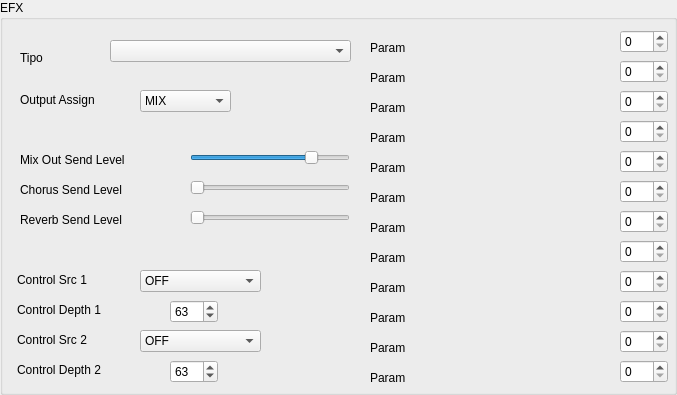
            <widget class="QGroupBox" name="groupBox_13">
             <property name="title">
              <string>EFX</string>
             </property>
             <widget class="QLabel" name="perfParamLbl_25">
              <property name="geometry">
               <rect>
                <x>370</x>
                <y>40</y>
                <width>231</width>
                <height>16</height>
               </rect>
              </property>
              <property name="text">
               <string>Param</string>
              </property>
             </widget>
             <widget class="QSpinBox" name="perfParam_25">
              <property name="geometry">
               <rect>
                <x>620</x>
                <y>30</y>
                <width>48</width>
                <height>23</height>
               </rect>
              </property>
              <property name="maximum">
               <number>127</number>
              </property>
              <property name="value">
               <number>0</number>
              </property>
             </widget>
             <widget class="QLabel" name="perfParamLbl_26">
              <property name="geometry">
               <rect>
                <x>370</x>
                <y>70</y>
                <width>241</width>
                <height>16</height>
               </rect>
              </property>
              <property name="text">
               <string>Param</string>
              </property>
             </widget>
             <widget class="QSpinBox" name="perfParam_26">
              <property name="geometry">
               <rect>
                <x>620</x>
                <y>60</y>
                <width>48</width>
                <height>23</height>
               </rect>
              </property>
              <property name="maximum">
               <number>127</number>
              </property>
              <property name="value">
               <number>0</number>
              </property>
             </widget>
             <widget class="QLabel" name="perfParamLbl_27">
              <property name="geometry">
               <rect>
                <x>370</x>
                <y>100</y>
                <width>241</width>
                <height>16</height>
               </rect>
              </property>
              <property name="text">
               <string>Param</string>
              </property>
             </widget>
             <widget class="QSpinBox" name="perfParam_27">
              <property name="geometry">
               <rect>
                <x>620</x>
                <y>90</y>
                <width>48</width>
                <height>23</height>
               </rect>
              </property>
              <property name="maximum">
               <number>127</number>
              </property>
              <property name="value">
               <number>0</number>
              </property>
             </widget>
             <widget class="QSpinBox" name="perfParam_28">
              <property name="geometry">
               <rect>
                <x>620</x>
                <y>120</y>
                <width>48</width>
                <height>23</height>
               </rect>
              </property>
              <property name="maximum">
               <number>127</number>
              </property>
              <property name="value">
               <number>0</number>
              </property>
             </widget>
             <widget class="QLabel" name="perfParamLbl_28">
              <property name="geometry">
               <rect>
                <x>370</x>
                <y>130</y>
                <width>241</width>
                <height>16</height>
               </rect>
              </property>
              <property name="text">
               <string>Param</string>
              </property>
             </widget>
             <widget class="QSpinBox" name="perfParam_29">
              <property name="geometry">
               <rect>
                <x>620</x>
                <y>150</y>
                <width>48</width>
                <height>23</height>
               </rect>
              </property>
              <property name="maximum">
               <number>127</number>
              </property>
              <property name="value">
               <number>0</number>
              </property>
             </widget>
             <widget class="QLabel" name="perfParamLbl_29">
              <property name="geometry">
               <rect>
                <x>370</x>
                <y>160</y>
                <width>241</width>
                <height>16</height>
               </rect>
              </property>
              <property name="text">
               <string>Param</string>
              </property>
             </widget>
             <widget class="QSpinBox" name="perfParam_30">
              <property name="geometry">
               <rect>
                <x>620</x>
                <y>180</y>
                <width>48</width>
                <height>23</height>
               </rect>
              </property>
              <property name="maximum">
               <number>127</number>
              </property>
              <property name="value">
               <number>0</number>
              </property>
             </widget>
             <widget class="QLabel" name="perfParamLbl_30">
              <property name="geometry">
               <rect>
                <x>370</x>
                <y>190</y>
                <width>241</width>
                <height>16</height>
               </rect>
              </property>
              <property name="text">
               <string>Param</string>
              </property>
             </widget>
             <widget class="QSpinBox" name="perfParam_31">
              <property name="geometry">
               <rect>
                <x>620</x>
                <y>210</y>
                <width>48</width>
                <height>23</height>
               </rect>
              </property>
              <property name="maximum">
               <number>127</number>
              </property>
              <property name="value">
               <number>0</number>
              </property>
             </widget>
             <widget class="QLabel" name="perfParamLbl_31">
              <property name="geometry">
               <rect>
                <x>370</x>
                <y>220</y>
                <width>241</width>
                <height>16</height>
               </rect>
              </property>
              <property name="text">
               <string>Param</string>
              </property>
             </widget>
             <widget class="QSpinBox" name="perfParam_32">
              <property name="geometry">
               <rect>
                <x>620</x>
                <y>240</y>
                <width>48</width>
                <height>23</height>
               </rect>
              </property>
              <property name="maximum">
               <number>127</number>
              </property>
              <property name="value">
               <number>0</number>
              </property>
             </widget>
             <widget class="QLabel" name="perfParamLbl_32">
              <property name="geometry">
               <rect>
                <x>370</x>
                <y>250</y>
                <width>241</width>
                <height>16</height>
               </rect>
              </property>
              <property name="text">
               <string>Param</string>
              </property>
             </widget>
             <widget class="QSpinBox" name="perfParam_33">
              <property name="geometry">
               <rect>
                <x>620</x>
                <y>270</y>
                <width>48</width>
                <height>23</height>
               </rect>
              </property>
              <property name="maximum">
               <number>127</number>
              </property>
              <property name="value">
               <number>0</number>
              </property>
             </widget>
             <widget class="QLabel" name="perfParamLbl_33">
              <property name="geometry">
               <rect>
                <x>370</x>
                <y>280</y>
                <width>241</width>
                <height>16</height>
               </rect>
              </property>
              <property name="text">
               <string>Param</string>
              </property>
             </widget>
             <widget class="QSpinBox" name="perfParam_34">
              <property name="geometry">
               <rect>
                <x>620</x>
                <y>300</y>
                <width>48</width>
                <height>23</height>
               </rect>
              </property>
              <property name="maximum">
               <number>127</number>
              </property>
              <property name="value">
               <number>0</number>
              </property>
             </widget>
             <widget class="QLabel" name="perfParamLbl_34">
              <property name="geometry">
               <rect>
                <x>370</x>
                <y>310</y>
                <width>241</width>
                <height>16</height>
               </rect>
              </property>
              <property name="text">
               <string>Param</string>
              </property>
             </widget>
             <widget class="QSpinBox" name="perfParam_35">
              <property name="geometry">
               <rect>
                <x>620</x>
                <y>330</y>
                <width>48</width>
                <height>23</height>
               </rect>
              </property>
              <property name="maximum">
               <number>127</number>
              </property>
              <property name="value">
               <number>0</number>
              </property>
             </widget>
             <widget class="QLabel" name="perfParamLbl_35">
              <property name="geometry">
               <rect>
                <x>370</x>
                <y>340</y>
                <width>241</width>
                <height>16</height>
               </rect>
              </property>
              <property name="text">
               <string>Param</string>
              </property>
             </widget>
             <widget class="QSpinBox" name="perfParam_36">
              <property name="geometry">
               <rect>
                <x>620</x>
                <y>360</y>
                <width>48</width>
                <height>23</height>
               </rect>
              </property>
              <property name="maximum">
               <number>127</number>
              </property>
              <property name="value">
               <number>0</number>
              </property>
             </widget>
             <widget class="QLabel" name="perfParamLbl_36">
              <property name="geometry">
               <rect>
                <x>370</x>
                <y>370</y>
                <width>241</width>
                <height>16</height>
               </rect>
              </property>
              <property name="text">
               <string>Param</string>
              </property>
             </widget>
             <widget class="QSpinBox" name="perfCtrlDepth1_3">
              <property name="geometry">
               <rect>
                <x>170</x>
                <y>300</y>
                <width>48</width>
                <height>23</height>
               </rect>
              </property>
              <property name="maximum">
               <number>126</number>
              </property>
              <property name="value">
               <number>63</number>
              </property>
             </widget>
             <widget class="QLabel" name="label_91">
              <property name="geometry">
               <rect>
                <x>17</x>
                <y>360</y>
                <width>101</width>
                <height>20</height>
               </rect>
              </property>
              <property name="text">
               <string>Control Depth 2</string>
              </property>
             </widget>
             <widget class="QSpinBox" name="perfCtrlDepth2_3">
              <property name="geometry">
               <rect>
                <x>170</x>
                <y>360</y>
                <width>48</width>
                <height>23</height>
               </rect>
              </property>
              <property name="maximum">
               <number>126</number>
              </property>
              <property name="value">
               <number>63</number>
              </property>
             </widget>
             <widget class="QLabel" name="label_92">
              <property name="geometry">
               <rect>
                <x>17</x>
                <y>330</y>
                <width>101</width>
                <height>20</height>
               </rect>
              </property>
              <property name="text">
               <string>Control Src 2</string>
              </property>
             </widget>
             <widget class="QLabel" name="label_93">
              <property name="geometry">
               <rect>
                <x>20</x>
                <y>90</y>
                <width>121</width>
                <height>20</height>
               </rect>
              </property>
              <property name="text">
               <string>Output Assign</string>
              </property>
             </widget>
             <widget class="QLabel" name="label_94">
              <property name="geometry">
               <rect>
                <x>20</x>
                <y>50</y>
                <width>41</width>
                <height>16</height>
               </rect>
              </property>
              <property name="text">
               <string>Tipo</string>
              </property>
             </widget>
             <widget class="QComboBox" name="perfCtrlSrc1_3">
              <property name="geometry">
               <rect>
                <x>140</x>
                <y>270</y>
                <width>121</width>
                <height>22</height>
               </rect>
              </property>
              <item>
               <property name="text">
                <string>OFF</string>
               </property>
              </item>
              <item>
               <property name="text">
                <string>SYS-CTRL1</string>
               </property>
              </item>
              <item>
               <property name="text">
                <string>SYS-CTRL2</string>
               </property>
              </item>
              <item>
               <property name="text">
                <string>MODULATION</string>
               </property>
              </item>
              <item>
               <property name="text">
                <string>BREATH</string>
               </property>
              </item>
              <item>
               <property name="text">
                <string>FOOT</string>
               </property>
              </item>
              <item>
               <property name="text">
                <string>VOLUME</string>
               </property>
              </item>
              <item>
               <property name="text">
                <string>PAN</string>
               </property>
              </item>
              <item>
               <property name="text">
                <string>EXPRESSION</string>
               </property>
              </item>
              <item>
               <property name="text">
                <string>PITCH BEND</string>
               </property>
              </item>
              <item>
               <property name="text">
                <string>AFTERTOUCH</string>
               </property>
              </item>
             </widget>
             <widget class="QComboBox" name="perfCtrlSrc2_3">
              <property name="geometry">
               <rect>
                <x>140</x>
                <y>330</y>
                <width>121</width>
                <height>22</height>
               </rect>
              </property>
              <item>
               <property name="text">
                <string>OFF</string>
               </property>
              </item>
              <item>
               <property name="text">
                <string>SYS-CTRL1</string>
               </property>
              </item>
              <item>
               <property name="text">
                <string>SYS-CTRL2</string>
               </property>
              </item>
              <item>
               <property name="text">
                <string>MODULATION</string>
               </property>
              </item>
              <item>
               <property name="text">
                <string>BREATH</string>
               </property>
              </item>
              <item>
               <property name="text">
                <string>FOOT</string>
               </property>
              </item>
              <item>
               <property name="text">
                <string>VOLUME</string>
               </property>
              </item>
              <item>
               <property name="text">
                <string>PAN</string>
               </property>
              </item>
              <item>
               <property name="text">
                <string>EXPRESSION</string>
               </property>
              </item>
              <item>
               <property name="text">
                <string>PITCH BEND</string>
               </property>
              </item>
              <item>
               <property name="text">
                <string>AFTERTOUCH</string>
               </property>
              </item>
             </widget>
             <widget class="QLabel" name="label_95">
              <property name="geometry">
               <rect>
                <x>17</x>
                <y>300</y>
                <width>101</width>
                <height>20</height>
               </rect>
              </property>
              <property name="text">
               <string>Control Depth 1</string>
              </property>
             </widget>
             <widget class="QLabel" name="label_96">
              <property name="geometry">
               <rect>
                <x>20</x>
                <y>210</y>
                <width>141</width>
                <height>20</height>
               </rect>
              </property>
              <property name="text">
               <string>Reverb Send Level</string>
              </property>
             </widget>
             <widget class="QComboBox" name="perfEfeito_3">
              <property name="geometry">
               <rect>
                <x>110</x>
                <y>40</y>
                <width>241</width>
                <height>22</height>
               </rect>
              </property>
             </widget>
             <widget class="QLabel" name="label_97">
              <property name="geometry">
               <rect>
                <x>17</x>
                <y>270</y>
                <width>101</width>
                <height>20</height>
               </rect>
              </property>
              <property name="text">
               <string>Control Src 1</string>
              </property>
             </widget>
             <widget class="QLabel" name="label_98">
              <property name="geometry">
               <rect>
                <x>20</x>
                <y>180</y>
                <width>141</width>
                <height>20</height>
               </rect>
              </property>
              <property name="text">
               <string>Chorus Send Level</string>
              </property>
             </widget>
             <widget class="QLabel" name="label_99">
              <property name="geometry">
               <rect>
                <x>20</x>
                <y>150</y>
                <width>151</width>
                <height>20</height>
               </rect>
              </property>
              <property name="text">
               <string>Mix Out Send Level</string>
              </property>
             </widget>
             <widget class="QComboBox" name="perfOA_3">
              <property name="geometry">
               <rect>
                <x>140</x>
                <y>90</y>
                <width>91</width>
                <height>22</height>
               </rect>
              </property>
              <item>
               <property name="text">
                <string>MIX</string>
               </property>
              </item>
              <item>
               <property name="text">
                <string>DIRECT-1</string>
               </property>
              </item>
              <item>
               <property name="text">
                <string>DIRECT-2</string>
               </property>
              </item>
             </widget>
             <widget class="QSlider" name="mixOutSendLevel_2">
              <property name="geometry">
               <rect>
                <x>190</x>
                <y>150</y>
                <width>160</width>
                <height>16</height>
               </rect>
              </property>
              <property name="maximum">
               <number>127</number>
              </property>
              <property name="value">
               <number>100</number>
              </property>
              <property name="orientation">
               <enum>Qt::Horizontal</enum>
              </property>
             </widget>
             <widget class="QSlider" name="chorusSendLevel_2">
              <property name="geometry">
               <rect>
                <x>190</x>
                <y>180</y>
                <width>160</width>
                <height>16</height>
               </rect>
              </property>
              <property name="maximum">
               <number>127</number>
              </property>
              <property name="orientation">
               <enum>Qt::Horizontal</enum>
              </property>
             </widget>
             <widget class="QSlider" name="reverbSendLevel_2">
              <property name="geometry">
               <rect>
                <x>190</x>
                <y>210</y>
                <width>160</width>
                <height>16</height>
               </rect>
              </property>
              <property name="maximum">
               <number>127</number>
              </property>
              <property name="orientation">
               <enum>Qt::Horizontal</enum>
              </property>
             </widget>
            </widget>
